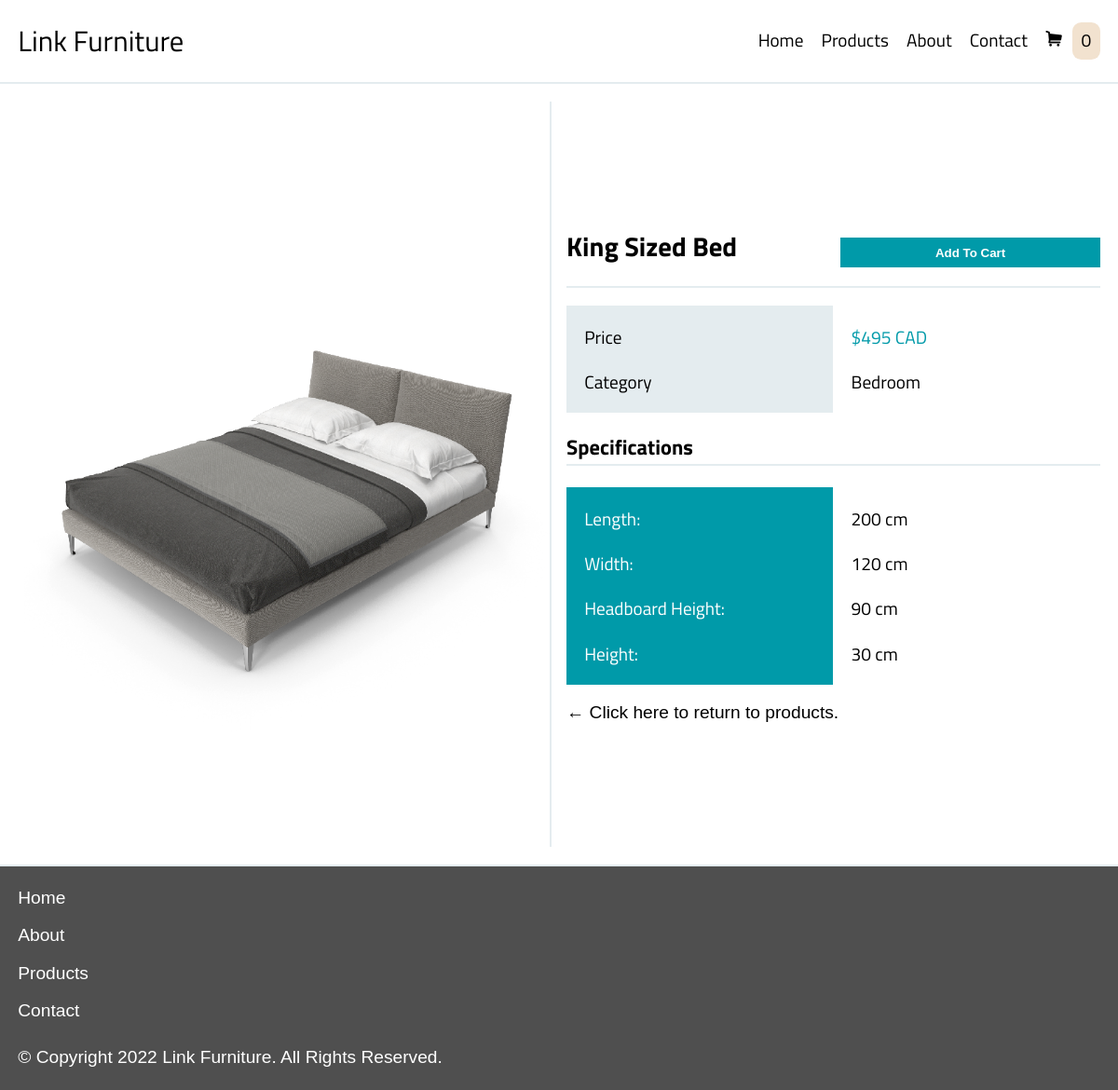
/description.php?id=4, run on the app's committed database.
### tables this page shows
CREATE TABLE `products` (
  `id` tinyint(100) NOT NULL,
  `product` varchar(50) NOT NULL,
  `category` enum('Living','Office','Bedroom','Kitchen') NOT NULL,
  `price` int(50) NOT NULL,
  `image` varchar(50) NOT NULL,
  `table_properties` tinytext NOT NULL,
  `table_values` tinytext NOT NULL
);

### description.php (the view, shortened to what this page needs)
<?php
	include('includes/header.php');
?>
<?php
    $id = $_GET['id'];
    $query = "SELECT * FROM products WHERE id=$id";
?>
    <main id="description" class="w-1500 fullwidth margin-center">
        <div class="double-layout-gap padding">
        <?php
            $sql = mysqli_query($connection, $query);
            $row = mysqli_fetch_array($sql);
            print '<div id="productImgContainer" class="double-half margins fade-in">';
                print '<img src="thumbnails/'.$row['image'].'" alt="'.$row['product'].'" class="product-img margin-none">';
            print '</div>';
            print '<div id="productContent" class="double-half fullwidth margin-center margins fade-in" data-id="'.$row['id'].'" data-name="'.$row['product'].'" data-image="'.$row['image'].'" data-price="'.$row['price'].'">';
            print '<div class="platinum-underline">';
            print '<div class="double">';
                print '<h2 class="titillium margin-none">'.$row['product'].'</h2>';
                print '<input type="submit" value="Add To Cart" id="'.$row['id'].'" class="purchase-button button green-bg orange-bg-hover bold pointer fullwidth padding-light margin-none">';
            print '</div>';
            print '</div>';
            print '<table id="basic" class="titillium x-small fullwidth">';
            print '<tbody class="margin-none">';
                print '<tr class="properties platinum-bg fullwidth padding margin-none">';
                    print '<td>Price</td>';
                    print '<td class="margin-none">Category</td>';
                print '</tr>';
                print '<tr class="values fullwidth padding margin-none">';
                    print '<td class="green">$'.$row['price'].' CAD</td>';
                    print '<td class="margin-none">'.$row['category'].'</td>';
                print '</tr>';
            print '</tbody>';
            print '</table>';
            print '<h3 class="titillium platinum-underline">Specifications</h3>';
            print '<table id="specs" class="titillium x-small fullwidth">';
                print '<tbody class="margin-none">';
                print '<tr class="properties green-bg fullwidth padding margin-none">';
                    print $row['table_properties'];
                print '</tr>';
                print '<tr class="values fullwidth padding margin-none">';
                print $row['table_values'];
                print '</tr>';
                print '</tbody>';
            print '</table>';
            ?>
            <p class="margin-none"><a href="products.php" class="red-hover margin-none">&#8592; Click here to return to products.</a></p>
            </div>
        </div>
    </main>
    <footer class="metal-bg padding">
        <ul class="white no-list-style margin-bottom margins-light">
            <li><a href="index.php">Home</a>
            <li><a href="about.php">About</a>
            <li><a href="products.php">Products</a>
            <li class="margin-none"><a href="contact.php">Contact</a>
        </ul>
		<p>© Copyright <?php print date('Y'); ?> Link Furniture. All Rights Reserved.</p>
    </footer>
</body>
</html>

### styles.css (style rules this page uses)
* { box-sizing: border-box; margin: 0; padding: 0; }
a { text-decoration: none; color: #000; display: block; margin: 0; }
body { max-width: 3200px; min-width: 240px; font-size: 1em; font-family: bebas-neue-pro, sans-serif; color: #4F4F4F; }
footer { border-top: 2px solid #e4ecef; line-height: 1.6; }
footer a { display: inline-block; line-height: 0; color: #FFF; }
table { border-collapse: collapse; }
table tbody { display: flex; }
table tr td { display: block; text-align: left; margin-bottom: 0; }
.no-list-style { list-style-type: none; }
img { width: 100%; height: auto; display: block; }
button, input[type="submit"] { border: none; }
.purchase-button { margin-top: 1em; }
.w-1500 { max-width: 1500px; }
.margin-center { margin: auto; }
.fullwidth { width: 100%; }
.double-half:first-child { display: block; border-right: 0; }
.double-layout, .double-layout-gap { display: grid; grid-template-columns: 1fr; }
.padding { padding: 1em; }
.padding-light { padding: 0.5em; }
.margin-bottom { margin-bottom: 1em; }
.margins * { margin-bottom: 1em; }
.margins-light * { margin-bottom: 0.5em; }
.margin-none { margin-bottom: 0; }
.titillium { font-family: 'Titillium Web', sans-serif; color: #000; }
.bold { font-weight: bold; }
.x-small { font-size: 1em; }
.platinum-underline { border-bottom: 2px solid #e4ecef; line-height: 1.6; }
.metal-bg { background: #4F4F4F; color: #FFF; }
.platinum-bg { background-color: #e4ecef; color: #000; }
.green-bg { background-color: #009AA9; color: #FFF; }
.green { color: #009AA9; }
.white { color: #FFF; }
.pointer { cursor: pointer; }
.fade-in { animation: 0.8s ease-in fade-in; }
@media only screen and (min-width : 500px) { body { font-size: 1em; } }
@media only screen and (min-width : 500px) { .double { display: grid; grid-template-columns: 1fr 1fr; grid-gap: 16px; } }
@media only screen and (min-width : 500px) { .purchase-button { margin-bottom: none; } }
@media only screen and (min-width : 800px) { body { font-size: 1.2em; } }
@media only screen and (min-width : 1200px) { #productImgContainer { max-height: inherit; max-width: inherit; } }
@media only screen and (min-width : 1200px) { .double-layout-gap { display: grid; grid-template-columns: 1fr 1fr; grid-gap: 16px; } }
@media only screen and (min-width : 1200px) { .double-half:first-child { display: flex; border-right: 2px solid #e4ecef; } }
@media only screen and (min-width : 1200px) { .double-half { display: flex; height: 100vh; flex-direction: column; justify-content: center; } }

### data on the page
products: image (picture), product "King Sized Bed", price "495", category "Bedroom", table_properties "Length: Width: Headboard Height: Height:", table_values "200 cm 120 cm 90 cm 30 cm"
